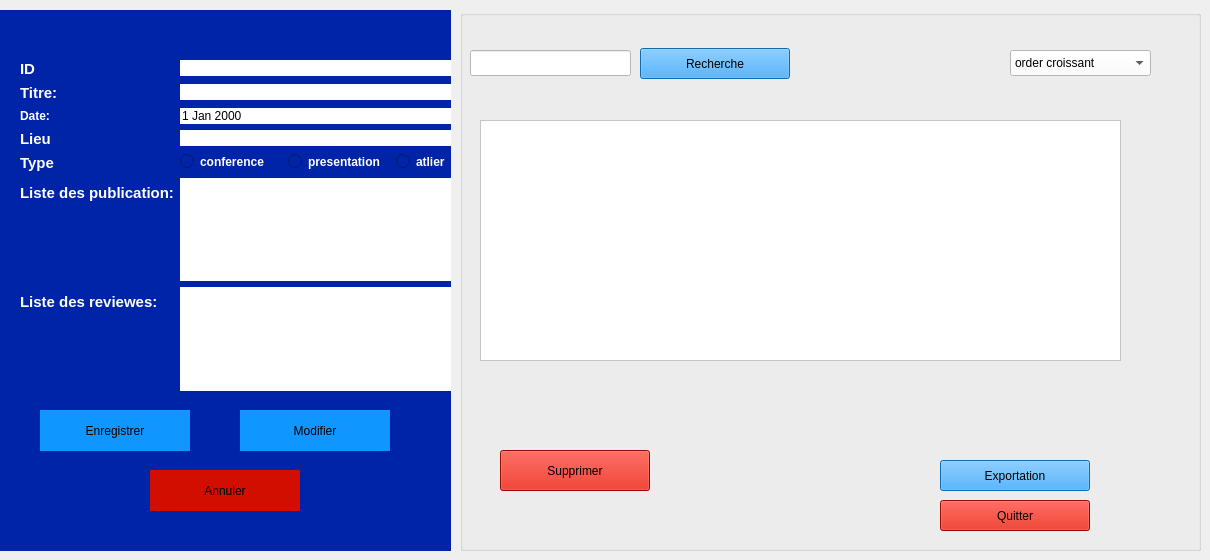
     <widget class="QWidget" name="stackedWidgetPage5">
      <widget class="QGroupBox" name="groupBox_Session_Form">
       <property name="geometry">
        <rect>
         <x>0</x>
         <y>10</y>
         <width>451</width>
         <height>541</height>
        </rect>
       </property>
       <property name="styleSheet">
        <string notr="true">background-color: rgb(0, 36, 168);
border: #A8D3F0;</string>
       </property>
       <property name="title">
        <string/>
       </property>
       <widget class="QWidget" name="formLayoutWidget_Session">
        <property name="geometry">
         <rect>
          <x>20</x>
          <y>50</y>
          <width>478</width>
          <height>331</height>
         </rect>
        </property>
        <layout class="QFormLayout" name="formLayout_Session">
         <item row="0" column="0">
          <widget class="QLabel" name="label_S_ID">
           <property name="text">
            <string>&lt;html&gt;&lt;head/&gt;&lt;body&gt;&lt;p&gt;&lt;span style=&quot; font-size:11pt; font-weight:700; color:#ffffff;&quot;&gt;ID&lt;/span&gt;&lt;/p&gt;&lt;/body&gt;&lt;/html&gt;</string>
           </property>
          </widget>
         </item>
         <item row="0" column="1">
          <widget class="QLineEdit" name="idSession">
           <property name="contextMenuPolicy">
            <enum>Qt::ContextMenuPolicy::ActionsContextMenu</enum>
           </property>
           <property name="styleSheet">
            <string notr="true">background-color: rgb(255, 255, 255);
</string>
           </property>
          </widget>
         </item>
         <item row="1" column="0">
          <widget class="QLabel" name="label_S_Titre">
           <property name="text">
            <string>&lt;html&gt;&lt;head/&gt;&lt;body&gt;&lt;p&gt;&lt;span style=&quot; font-size:11pt; font-weight:700; color:#ffffff;&quot;&gt;Titre:&lt;/span&gt;&lt;/p&gt;&lt;/body&gt;&lt;/html&gt;</string>
           </property>
          </widget>
         </item>
         <item row="1" column="1">
          <widget class="QLineEdit" name="Id_utilisateur_Session">
           <property name="styleSheet">
            <string notr="true">background-color: rgb(255, 255, 255);</string>
           </property>
          </widget>
         </item>
         <item row="2" column="0">
          <widget class="QLabel" name="label_S_Date">
           <property name="text">
            <string>&lt;html&gt;&lt;head/&gt;&lt;body&gt;&lt;p&gt;&lt;span style=&quot; font-weight:700; color:#ffffff;&quot;&gt;Date:&lt;/span&gt;&lt;/p&gt;&lt;/body&gt;&lt;/html&gt;</string>
           </property>
          </widget>
         </item>
         <item row="3" column="0">
          <widget class="QLabel" name="label_S_Lieu">
           <property name="text">
            <string>&lt;html&gt;&lt;head/&gt;&lt;body&gt;&lt;p&gt;&lt;span style=&quot; font-size:11pt; font-weight:700; color:#ffffff;&quot;&gt;Lieu&lt;/span&gt;&lt;/p&gt;&lt;/body&gt;&lt;/html&gt;</string>
           </property>
          </widget>
         </item>
         <item row="3" column="1">
          <widget class="QLineEdit" name="abstractSession">
           <property name="styleSheet">
            <string notr="true">background-color: rgb(255, 255, 255);
</string>
           </property>
          </widget>
         </item>
         <item row="4" column="0">
          <widget class="QLabel" name="label_S_Type">
           <property name="text">
            <string>&lt;html&gt;&lt;head/&gt;&lt;body&gt;&lt;p&gt;&lt;span style=&quot; font-size:11pt; font-weight:700; color:#ffffff;&quot;&gt;Type&lt;/span&gt;&lt;/p&gt;&lt;/body&gt;&lt;/html&gt;</string>
           </property>
          </widget>
         </item>
         <item row="5" column="0">
          <widget class="QLabel" name="label_S_ListPub">
           <property name="text">
            <string>&lt;html&gt;&lt;head/&gt;&lt;body&gt;&lt;p&gt;&lt;span style=&quot; font-size:11pt; font-weight:700; color:#ffffff;&quot;&gt;Liste des publication:&lt;/span&gt;&lt;/p&gt;&lt;/body&gt;&lt;/html&gt;</string>
           </property>
          </widget>
         </item>
         <item row="6" column="0">
          <widget class="QLabel" name="label_S_ListRev">
           <property name="text">
            <string>&lt;html&gt;&lt;head/&gt;&lt;body&gt;&lt;p&gt;&lt;span style=&quot; font-size:11pt; font-weight:700; color:#ffffff;&quot;&gt;Liste des reviewes:&lt;/span&gt;&lt;/p&gt;&lt;/body&gt;&lt;/html&gt;</string>
           </property>
          </widget>
         </item>
         <item row="2" column="1">
          <widget class="QDateEdit" name="dateSession">
           <property name="styleSheet">
            <string notr="true">background-color: rgb(255, 255, 255);</string>
           </property>
          </widget>
         </item>
         <item row="4" column="1">
          <layout class="QHBoxLayout" name="horizontalLayout_Role_2">
           <item>
            <widget class="QRadioButton" name="radioButton_Admin_5">
             <property name="styleSheet">
              <string notr="true">color: white; font-weight: bold;</string>
             </property>
             <property name="text">
              <string>conference</string>
             </property>
            </widget>
           </item>
           <item>
            <widget class="QRadioButton" name="radioButton_Admin_6">
             <property name="styleSheet">
              <string notr="true">color: white; font-weight: bold;</string>
             </property>
             <property name="text">
              <string>presentation</string>
             </property>
            </widget>
           </item>
           <item>
            <widget class="QRadioButton" name="radioButton_Chercheur_2">
             <property name="styleSheet">
              <string notr="true">color: white; font-weight: bold;</string>
             </property>
             <property name="text">
              <string>atlier</string>
             </property>
            </widget>
           </item>
          </layout>
         </item>
         <item row="5" column="1">
          <widget class="QListWidget" name="listWidget">
           <property name="styleSheet">
            <string notr="true">background-color: rgb(255, 255, 255);</string>
           </property>
          </widget>
         </item>
         <item row="6" column="1">
          <widget class="QListWidget" name="listWidget_2">
           <property name="styleSheet">
            <string notr="true">background-color: rgb(255, 255, 255);</string>
           </property>
          </widget>
         </item>
        </layout>
       </widget>
       <widget class="QPushButton" name="enregistrerSession">
        <property name="geometry">
         <rect>
          <x>40</x>
          <y>400</y>
          <width>150</width>
          <height>41</height>
         </rect>
        </property>
        <property name="minimumSize">
         <size>
          <width>0</width>
          <height>0</height>
         </size>
        </property>
        <property name="styleSheet">
         <string notr="true">background-color: rgb(16, 151, 255);
</string>
        </property>
        <property name="text">
         <string>Enregistrer</string>
        </property>
       </widget>
       <widget class="QPushButton" name="modifSession">
        <property name="geometry">
         <rect>
          <x>240</x>
          <y>400</y>
          <width>150</width>
          <height>41</height>
         </rect>
        </property>
        <property name="styleSheet">
         <string notr="true">background-color: rgb(16, 151, 255);
</string>
        </property>
        <property name="text">
         <string>Modifier</string>
        </property>
       </widget>
       <widget class="QPushButton" name="annulerSession">
        <property name="geometry">
         <rect>
          <x>150</x>
          <y>460</y>
          <width>150</width>
          <height>41</height>
         </rect>
        </property>
        <property name="styleSheet">
         <string notr="true">background-color: rgb(209, 14, 0);
</string>
        </property>
        <property name="text">
         <string>Annuler</string>
        </property>
       </widget>
      </widget>
      <widget class="QGroupBox" name="groupBox_Session_List">
       <property name="geometry">
        <rect>
         <x>460</x>
         <y>10</y>
         <width>741</width>
         <height>541</height>
        </rect>
       </property>
       <property name="styleSheet">
        <string notr="true">background-color: rgb(0, 36, 168);
border: #A8D3F0;
/* Style pour tous les GroupBox */
QGroupBox {
    border: 2px solid #2c3e50; /* Couleur de la bordure */
    border-radius: 15px;      /* Même arrondi que les boutons */
    margin-top: 20px;         /* Espace pour le titre en haut */
    font-weight: bold;
    color: #2c3e50;
}
/* Style spécifique pour le titre du GroupBox */
QGroupBox::title {
    subcontrol-origin: margin;
    subcontrol-position: top center; /* Place le titre en haut au centre */
    padding: 0 10px;
}</string>
       </property>
       <property name="title">
        <string/>
       </property>
       <widget class="QLineEdit" name="rechSession">
        <property name="geometry">
         <rect>
          <x>10</x>
          <y>40</y>
          <width>161</width>
          <height>26</height>
         </rect>
        </property>
        <property name="styleSheet">
         <string notr="true">background-color: rgb(255, 255, 255);</string>
        </property>
       </widget>
       <widget class="QPushButton" name="rechercheSession">
        <property name="geometry">
         <rect>
          <x>180</x>
          <y>38</y>
          <width>150</width>
          <height>31</height>
         </rect>
        </property>
        <property name="styleSheet">
         <string notr="true">background-color: rgb(16, 151, 255);
</string>
        </property>
        <property name="text">
         <string>Recherche</string>
        </property>
       </widget>
       <widget class="QPushButton" name="SuppSession">
        <property name="geometry">
         <rect>
          <x>40</x>
          <y>440</y>
          <width>150</width>
          <height>41</height>
         </rect>
        </property>
        <property name="styleSheet">
         <string notr="true">background-color: rgb(209, 14, 0);</string>
        </property>
        <property name="text">
         <string>Supprimer</string>
        </property>
       </widget>
       <widget class="QPushButton" name="quitterSession">
        <property name="geometry">
         <rect>
          <x>480</x>
          <y>490</y>
          <width>150</width>
          <height>31</height>
         </rect>
        </property>
        <property name="styleSheet">
         <string notr="true">background-color: rgb(209, 14, 0);
</string>
        </property>
        <property name="text">
         <string>Quitter</string>
        </property>
       </widget>
       <widget class="QPushButton" name="expoSession">
        <property name="geometry">
         <rect>
          <x>480</x>
          <y>450</y>
          <width>150</width>
          <height>31</height>
         </rect>
        </property>
        <property name="styleSheet">
         <string notr="true">background-color: rgb(16, 151, 255);
</string>
        </property>
        <property name="text">
         <string>Exportation</string>
        </property>
       </widget>
       <widget class="QComboBox" name="comboBox_5">
        <property name="geometry">
         <rect>
          <x>550</x>
          <y>40</y>
          <width>141</width>
          <height>26</height>
         </rect>
        </property>
        <property name="palette">
         <palette>
          <active>
           <colorrole role="WindowText">
            <brush brushstyle="SolidPattern">
             <color alpha="255">
              <red>0</red>
              <green>0</green>
              <blue>0</blue>
             </color>
            </brush>
           </colorrole>
           <colorrole role="Button">
            <brush brushstyle="SolidPattern">
             <color alpha="255">
              <red>255</red>
              <green>255</green>
              <blue>255</blue>
             </color>
            </brush>
           </colorrole>
           <colorrole role="Light">
            <brush brushstyle="SolidPattern">
             <color alpha="255">
              <red>255</red>
              <green>255</green>
              <blue>255</blue>
             </color>
            </brush>
           </colorrole>
           <colorrole role="Midlight">
            <brush brushstyle="SolidPattern">
             <color alpha="255">
              <red>255</red>
              <green>255</green>
              <blue>255</blue>
             </color>
            </brush>
           </colorrole>
           <colorrole role="Dark">
            <brush brushstyle="SolidPattern">
             <color alpha="255">
              <red>127</red>
              <green>127</green>
              <blue>127</blue>
             </color>
            </brush>
           </colorrole>
           <colorrole role="Mid">
            <brush brushstyle="SolidPattern">
             <color alpha="255">
              <red>170</red>
              <green>170</green>
              <blue>170</blue>
             </color>
            </brush>
           </colorrole>
           <colorrole role="Text">
            <brush brushstyle="SolidPattern">
             <color alpha="255">
              <red>0</red>
              <green>0</green>
              <blue>0</blue>
             </color>
            </brush>
           </colorrole>
           <colorrole role="BrightText">
            <brush brushstyle="SolidPattern">
             <color alpha="255">
              <red>255</red>
              <green>255</green>
              <blue>255</blue>
             </color>
            </brush>
           </colorrole>
           <colorrole role="ButtonText">
            <brush brushstyle="SolidPattern">
             <color alpha="255">
              <red>0</red>
              <green>0</green>
              <blue>0</blue>
             </color>
            </brush>
           </colorrole>
           <colorrole role="Base">
            <brush brushstyle="SolidPattern">
             <color alpha="255">
              <red>255</red>
              <green>255</green>
              <blue>255</blue>
             </color>
            </brush>
           </colorrole>
           <colorrole role="Window">
            <brush brushstyle="SolidPattern">
             <color alpha="255">
              <red>255</red>
              <green>255</green>
              <blue>255</blue>
             </color>
            </brush>
           </colorrole>
           <colorrole role="Shadow">
            <brush brushstyle="SolidPattern">
             <color alpha="255">
              <red>0</red>
              <green>0</green>
              <blue>0</blue>
             </color>
            </brush>
           </colorrole>
           <colorrole role="AlternateBase">
            <brush brushstyle="SolidPattern">
             <color alpha="255">
              <red>255</red>
              <green>255</green>
              <blue>255</blue>
             </color>
            </brush>
           </colorrole>
           <colorrole role="ToolTipBase">
            <brush brushstyle="SolidPattern">
             <color alpha="255">
              <red>255</red>
              <green>255</green>
              <blue>220</blue>
             </color>
            </brush>
           </colorrole>
           <colorrole role="ToolTipText">
            <brush brushstyle="SolidPattern">
             <color alpha="255">
              <red>0</red>
              <green>0</green>
              <blue>0</blue>
             </color>
            </brush>
           </colorrole>
           <colorrole role="PlaceholderText">
            <brush brushstyle="SolidPattern">
             <color alpha="127">
              <red>0</red>
              <green>0</green>
              <blue>0</blue>
             </color>
            </brush>
           </colorrole>
           <colorrole role="Accent">
            <brush brushstyle="SolidPattern">
             <color alpha="255">
              <red>255</red>
              <green>255</green>
              <blue>255</blue>
             </color>
            </brush>
           </colorrole>
          </active>
          <inactive>
           <colorrole role="WindowText">
            <brush brushstyle="SolidPattern">
             <color alpha="255">
              <red>0</red>
              <green>0</green>
              <blue>0</blue>
             </color>
            </brush>
           </colorrole>
           <colorrole role="Button">
            <brush brushstyle="SolidPattern">
             <color alpha="255">
              <red>255</red>
              <green>255</green>
              <blue>255</blue>
             </color>
            </brush>
           </colorrole>
           <colorrole role="Light">
            <brush brushstyle="SolidPattern">
             <color alpha="255">
              <red>255</red>
              <green>255</green>
              <blue>255</blue>
             </color>
            </brush>
           </colorrole>
           <colorrole role="Midlight">
            <brush brushstyle="SolidPattern">
             <color alpha="255">
              <red>255</red>
              <green>255</green>
              <blue>255</blue>
             </color>
            </brush>
           </colorrole>
           <colorrole role="Dark">
            <brush brushstyle="SolidPattern">
             <color alpha="255">
              <red>127</red>
              <green>127</green>
              <blue>127</blue>
             </color>
            </brush>
           </colorrole>
           <colorrole role="Mid">
            <brush brushstyle="SolidPattern">
             <color alpha="255">
              <red>170</red>
              <green>170</green>
              <blue>170</blue>
             </color>
            </brush>
           </colorrole>
           <colorrole role="Text">
            <brush brushstyle="SolidPattern">
             <color alpha="255">
              <red>0</red>
              <green>0</green>
              <blue>0</blue>
             </color>
            </brush>
           </colorrole>
           <colorrole role="BrightText">
            <brush brushstyle="SolidPattern">
             <color alpha="255">
              <red>255</red>
              <green>255</green>
              <blue>255</blue>
             </color>
            </brush>
           </colorrole>
           <colorrole role="ButtonText">
            <brush brushstyle="SolidPattern">
             <color alpha="255">
              <red>0</red>
              <green>0</green>
              <blue>0</blue>
             </color>
            </brush>
           </colorrole>
           <colorrole role="Base">
            <brush brushstyle="SolidPattern">
             <color alpha="255">
              <red>255</red>
              <green>255</green>
              <blue>255</blue>
             </color>
            </brush>
           </colorrole>
           <colorrole role="Window">
            <brush brushstyle="SolidPattern">
             <color alpha="255">
              <red>255</red>
              <green>255</green>
              <blue>255</blue>
             </color>
            </brush>
           </colorrole>
           <colorrole role="Shadow">
            <brush brushstyle="SolidPattern">
             <color alpha="255">
              <red>0</red>
              <green>0</green>
              <blue>0</blue>
             </color>
            </brush>
           </colorrole>
           <colorrole role="AlternateBase">
            <brush brushstyle="SolidPattern">
             <color alpha="255">
              <red>255</red>
              <green>255</green>
              <blue>255</blue>
             </color>
            </brush>
           </colorrole>
           <colorrole role="ToolTipBase">
            <brush brushstyle="SolidPattern">
             <color alpha="255">
              <red>255</red>
              <green>255</green>
              <blue>220</blue>
             </color>
            </brush>
           </colorrole>
           <colorrole role="ToolTipText">
            <brush brushstyle="SolidPattern">
             <color alpha="255">
              <red>0</red>
              <green>0</green>
              <blue>0</blue>
             </color>
            </brush>
           </colorrole>
           <colorrole role="PlaceholderText">
            <brush brushstyle="SolidPattern">
             <color alpha="127">
              <red>0</red>
              <green>0</green>
              <blue>0</blue>
             </color>
            </brush>
           </colorrole>
           <colorrole role="Accent">
            <brush brushstyle="SolidPattern">
             <color alpha="255">
              <red>255</red>
              <green>255</green>
              <blue>255</blue>
             </color>
            </brush>
           </colorrole>
          </inactive>
          <disabled>
           <colorrole role="WindowText">
            <brush brushstyle="SolidPattern">
             <color alpha="255">
              <red>127</red>
              <green>127</green>
              <blue>127</blue>
             </color>
            </brush>
           </colorrole>
           <colorrole role="Button">
            <brush brushstyle="SolidPattern">
             <color alpha="255">
              <red>255</red>
              <green>255</green>
              <blue>255</blue>
             </color>
            </brush>
           </colorrole>
           <colorrole role="Light">
            <brush brushstyle="SolidPattern">
             <color alpha="255">
              <red>255</red>
              <green>255</green>
              <blue>255</blue>
             </color>
            </brush>
           </colorrole>
           <colorrole role="Midlight">
            <brush brushstyle="SolidPattern">
             <color alpha="255">
              <red>255</red>
              <green>255</green>
              <blue>255</blue>
             </color>
            </brush>
           </colorrole>
           <colorrole role="Dark">
            <brush brushstyle="SolidPattern">
             <color alpha="255">
              <red>127</red>
              <green>127</green>
              <blue>127</blue>
             </color>
            </brush>
           </colorrole>
           <colorrole role="Mid">
            <brush brushstyle="SolidPattern">
             <color alpha="255">
              <red>170</red>
              <green>170</green>
              <blue>170</blue>
             </color>
            </brush>
           </colorrole>
           <colorrole role="Text">
            <brush brushstyle="SolidPattern">
             <color alpha="255">
              <red>127</red>
              <green>127</green>
              <blue>127</blue>
             </color>
            </brush>
           </colorrole>
           <colorrole role="BrightText">
            <brush brushstyle="SolidPattern">
             <color alpha="255">
              <red>255</red>
              <green>255</green>
              <blue>255</blue>
             </color>
            </brush>
           </colorrole>
           <colorrole role="ButtonText">
            <brush brushstyle="SolidPattern">
             <color alpha="255">
              <red>127</red>
              <green>127</green>
              <blue>127</blue>
             </color>
            </brush>
           </colorrole>
           <colorrole role="Base">
            <brush brushstyle="SolidPattern">
             <color alpha="255">
              <red>255</red>
              <green>255</green>
              <blue>255</blue>
             </color>
            </brush>
           </colorrole>
           <colorrole role="Window">
            <brush brushstyle="SolidPattern">
             <color alpha="255">
              <red>255</red>
              <green>255</green>
              <blue>255</blue>
             </color>
            </brush>
           </colorrole>
           <colorrole role="Shadow">
            <brush brushstyle="SolidPattern">
             <color alpha="255">
              <red>0</red>
              <green>0</green>
              <blue>0</blue>
             </color>
            </brush>
           </colorrole>
           <colorrole role="AlternateBase">
            <brush brushstyle="SolidPattern">
             <color alpha="255">
              <red>255</red>
              <green>255</green>
              <blue>255</blue>
             </color>
            </brush>
           </colorrole>
           <colorrole role="ToolTipBase">
            <brush brushstyle="SolidPattern">
             <color alpha="255">
              <red>255</red>
              <green>255</green>
              <blue>220</blue>
             </color>
            </brush>
           </colorrole>
           <colorrole role="ToolTipText">
            <brush brushstyle="SolidPattern">
             <color alpha="255">
              <red>0</red>
              <green>0</green>
              <blue>0</blue>
             </color>
            </brush>
           </colorrole>
           <colorrole role="PlaceholderText">
            <brush brushstyle="SolidPattern">
             <color alpha="127">
              <red>127</red>
              <green>127</green>
              <blue>127</blue>
             </color>
            </brush>
           </colorrole>
           <colorrole role="Accent">
            <brush brushstyle="SolidPattern">
             <color alpha="255">
              <red>255</red>
              <green>255</green>
              <blue>255</blue>
             </color>
            </brush>
           </colorrole>
          </disabled>
         </palette>
        </property>
        <property name="styleSheet">
         <string notr="true">background-color: rgb(255, 255, 255);</string>
        </property>
        <item>
         <property name="text">
          <string>order croissant</string>
         </property>
        </item>
        <item>
         <property name="text">
          <string>order decroissant</string>
         </property>
        </item>
       </widget>
       <widget class="QTableWidget" name="tableWidget_5">
        <property name="geometry">
         <rect>
          <x>20</x>
          <y>110</y>
          <width>641</width>
          <height>241</height>
         </rect>
        </property>
        <property name="styleSheet">
         <string notr="true">background-color: rgb(255, 255, 255);</string>
        </property>
       </widget>
      </widget>
     </widget>
